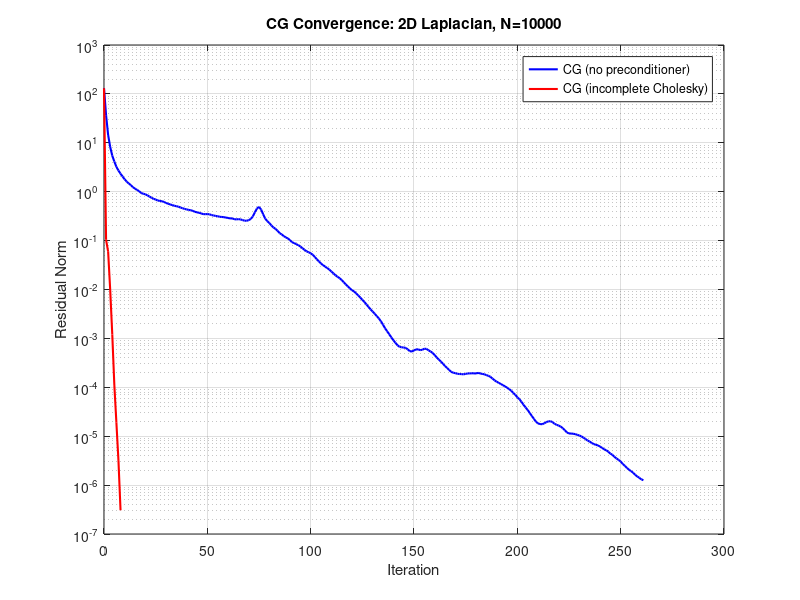

Write MATLAB code to recreate this figure.
% cg_laplace_compare.m
% CG for 2D Laplace with/without incomplete Cholesky; convergence plots

n = 100;                   % n^2 = system size
N = n*n;
e = ones(n,1);
K1d = spdiags([-e 2*e -e], -1:1, n, n);
I = speye(n);
A = kron(I, K1d) + kron(K1d, I);

x_true = rand(N,1);        % Random exact solution
b = A*x_true;
x0 = zeros(N,1);

resvec_noprec = [];
[x1,flag1,relres1,iter1,resvec_noprec] = pcg(A, b, 1e-8, 1000, [], [], x0);

try
    L = ichol(A, struct('droptol',1e-4,'type','ict'));
    resvec_prec = [];
    [x2,flag2,relres2,iter2,resvec_prec] = pcg(A, b, 1e-8, 1000, L, L', x0);
catch err
    warning('Incomplete Cholesky failed: %s', err.message);
    resvec_prec = [];
end

figure; hold on;
semilogy(0:length(resvec_noprec)-1, resvec_noprec, 'b-', 'LineWidth',1.5)
if ~isempty(resvec_prec)
    semilogy(0:length(resvec_prec)-1, resvec_prec, 'r-', 'LineWidth',1.5)
    legend('CG (no preconditioner)','CG (incomplete Cholesky)','Location','northeast')
else
    legend('CG (no preconditioner)','Location','northeast')
end
xlabel('Iteration')
ylabel('Residual Norm')
title(sprintf('CG Convergence: 2D Laplacian, N=%d',N))
grid on; box on;